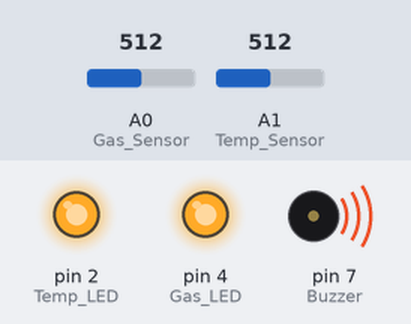
Bench run of a sketch on a simulated Arduino Uno, built with avr-gcc and run on an emulated ATmega328P. Parts: output pins drawn as LEDs (lit = HIGH), buzzer (waves = sounding). The test bench sets the inputs (shaded band); at power-on: A0 (Gas_Sensor) = 512, A1 (Temp_Sensor) = 512.

Above: at 0.1 s.
Timing chart, 0 to 1.6 s (numbered marks = the images above):
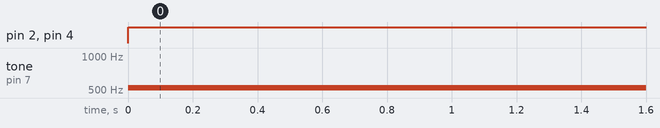

The sketch:

main_code.ino
```cpp
int V_GasSen = 0;
int V_TempSens = 0;

void setup() {
  pinMode(A0, INPUT);  // Gas Sensor
  pinMode(7, OUTPUT); // Buzzer
  pinMode(4, OUTPUT); // Gas LED
  pinMode(A1, INPUT); // Temp Sensor
  pinMode(2, OUTPUT); // Temp LED
}

void loop() {
  V_GasSen = analogRead(A0);
  if (V_GasSen >= 250) {
    tone(7, 523, 1000);
    digitalWrite(4, HIGH); // تم تعديل رقم المنفذ ليتناسب مع setup
  }

  V_TempSens = -40 + 0.488155 * (analogRead(A1) - 20);
  if (V_TempSens >= 70) {
    tone(7, 523, 1000);
    digitalWrite(2, HIGH);
  }
  delay(10);
}
```

Measured:
- by itself, pin 2 (Temp_LED), pin 4 (Gas_LED): LOW → HIGH at 0.00 s
- by itself, tone on pin 7 (Buzzer): silent → 523 Hz at 0.00 s
